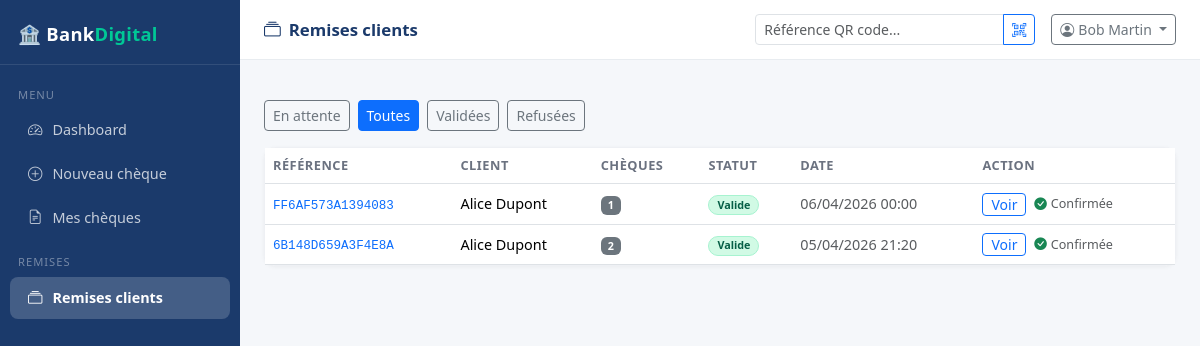
/caissier/remises?statut=tous (signed in), run on the app's committed database.
### app/models.py (models this page shows, shortened)
class Remise(db.Model):
    __tablename__ = "remises"
    id = db.Column(db.Integer, primary_key=True)
    reference = db.Column(db.String(50), unique=True, nullable=False)
    client_id = db.Column(db.Integer, db.ForeignKey("utilisateurs.id"), nullable=False)
    compte_id = db.Column(db.Integer, db.ForeignKey("comptes.id"))
    qr_code_path = db.Column(db.String(255))
    bordereau_path = db.Column(db.String(255))     # PDF bordereau généré
    statut = db.Column(db.Enum(StatutEnum), default=StatutEnum.en_attente)
    caissier_id = db.Column(db.Integer, db.ForeignKey("utilisateurs.id"))
    gestionnaire_id = db.Column(db.Integer, db.ForeignKey("utilisateurs.id"))
    commentaire = db.Column(db.Text)
    signature_gestionnaire = db.Column(db.String(255))  # path signature
    created_at = db.Column(db.DateTime, default=datetime.utcnow)
    updated_at = db.Column(db.DateTime, onupdate=datetime.utcnow)
    details = db.relationship("DetailRemise", backref="remise", lazy=True, cascade="all, delete-orphan")
    client = db.relationship("Utilisateur", foreign_keys=[client_id])
    compte = db.relationship("Compte", foreign_keys=[compte_id])

class Utilisateur(db.Model):
    __tablename__ = "utilisateurs"
    id = db.Column(db.Integer, primary_key=True)
    nom = db.Column(db.String(100), nullable=False)
    prenom = db.Column(db.String(100), nullable=False)
    email = db.Column(db.String(150), unique=True, nullable=False)
    telephone = db.Column(db.String(20), unique=True)
    password_hash = db.Column(db.String(255), nullable=False)
    role = db.Column(db.Enum(RoleEnum), default=RoleEnum.client, nullable=False)
    signature_path = db.Column(db.String(255))   # signature digitale
    otp_secret = db.Column(db.String(32))
    actif = db.Column(db.Boolean, default=True)
    created_at = db.Column(db.DateTime, default=datetime.utcnow)
    comptes = db.relationship("Compte", backref="proprietaire", lazy=True)
    logs = db.relationship("Log", backref="utilisateur", lazy=True)

### app/web/caissier.py (the view)
@caissier_bp.route("/remises")
@login_required_web(roles=["caissier"])
def remises():
    statut = request.args.get("statut", "en_attente")
    q = Remise.query
    if statut != "tous":
        q = q.filter_by(statut=StatutEnum[statut])
    liste = q.order_by(Remise.created_at.desc()).all()
    return render_template("caissier/remises.html", remises=liste, statut_filtre=statut)

### app/templates/caissier/remises.html (shortened to what this page needs)
{% extends "base.html" %}
{% block page_title %}<i class="bi bi-collection me-2"></i>Remises clients{% endblock %}
{% block sidebar %}
<div class="sidebar">
  <div class="brand">🏦 Bank<span>Digital</span></div>
  <nav class="mt-2">
    <div class="nav-section">Menu</div>
    <a href="{{ url_for('caissier.dashboard') }}"><i class="bi bi-speedometer2"></i>Dashboard</a>
    <a href="{{ url_for('caissier.nouveau_cheque') }}"><i class="bi bi-plus-circle"></i>Nouveau chèque</a>
    <a href="{{ url_for('caissier.cheques') }}"><i class="bi bi-file-earmark-text"></i>Mes chèques</a>
    <div class="nav-section">Remises</div>
    <a href="{{ url_for('caissier.remises') }}" class="active"><i class="bi bi-collection"></i>Remises clients</a>
  </nav>
</div>
{% endblock %}
{% block topbar_extra %}
<div class="input-group input-group-sm" style="width:280px">
  <input type="text" id="qrSearch" class="form-control" placeholder="Référence QR code...">
  <button class="btn btn-outline-primary" onclick="searchQR()"><i class="bi bi-qr-code-scan"></i></button>
</div>
{% endblock %}
{% block content %}
<div class="d-flex gap-2 mb-3 flex-wrap">
  {% for s, label in [('en_attente','En attente'), ('tous','Toutes'), ('valide','Validées'), ('refuse','Refusées')] %}
  <a href="?statut={{ s }}" class="btn btn-sm {{ 'btn-primary' if statut_filtre == s else 'btn-outline-secondary' }}">{{ label }}</a>
  {% endfor %}
</div>
<div class="card">
  <div class="table-responsive">
    <table class="table table-hover mb-0">
      <thead>
        <tr><th>Référence</th><th>Client</th><th>Chèques</th><th>Statut</th><th>Date</th><th>Action</th></tr>
      </thead>
      <tbody>
        {% for r in remises %}
        <tr>
          <td><code class="text-primary">{{ r.reference }}</code></td>
          <td>{{ r.client.prenom }} {{ r.client.nom }}</td>
          <td><span class="badge bg-secondary">{{ r.details|length }}</span></td>
          <td><span class="badge badge-{{ r.statut.value }} rounded-pill px-2">{{ r.statut.value.replace('_',' ').title() }}</span></td>
          <td class="text-muted small">{{ r.created_at.strftime('%d/%m/%Y %H:%M') }}</td>
          <td>
            <a href="{{ url_for('caissier.detail_remise', remise_id=r.id) }}" class="btn btn-sm btn-outline-primary py-0 px-2 me-1">Voir</a>
            {% if r.statut.value == 'en_attente' and not r.caissier_id %}
            <form method="POST" action="{{ url_for('caissier.confirmer_remise', remise_id=r.id) }}" class="d-inline"
                  onsubmit="return confirm('Confirmer la réception physique de cette remise ?')">
              <button class="btn btn-sm btn-success py-0 px-2">
                <i class="bi bi-check2 me-1"></i>Confirmer dépôt
              </button>
            </form>
            {% elif r.caissier_id %}
            <span class="text-muted small"><i class="bi bi-check-circle-fill text-success me-1"></i>Confirmée</span>
            {% endif %}
          </td>
        </tr>
        {% else %}
        <tr><td colspan="6" class="text-center text-muted py-5">Aucune remise</td></tr>
        {% endfor %}
      </tbody>
    </table>
  </div>
</div>
{% endblock %}

### app/templates/base.html (style rules this page uses)
:root { --primary: #1B3A6B; --primary-light: #2D5FA6; --accent: #00C896; --bg: #F5F7FA; --sidebar-w: 240px; }
body { background: var(--bg); font-family: 'Segoe UI', sans-serif; }
.sidebar { width: var(--sidebar-w); min-width: var(--sidebar-w); min-height: 100vh; background: var(--primary); position: sticky; top: 0; height: 100vh; overflow-y: auto; }
.sidebar .brand { padding: 20px 18px 16px; font-size: 1.15rem; font-weight: 700; color: #fff; border-bottom: 1px solid rgba(255,255,255,.1); letter-spacing: .3px; }
.sidebar .brand span { color: var(--accent); }
.sidebar nav a { display: flex; align-items: center; gap: 10px; color: rgba(255,255,255,.75); text-decoration: none; padding: 10px 18px; border-radius: 8px; margin: 2px 10px; font-size: .9rem; transition: all .15s; }
.sidebar nav a.active { background: rgba(255,255,255,.18); color: #fff; font-weight: 600; }
.sidebar nav .nav-section { font-size: .7rem; text-transform: uppercase; letter-spacing: 1px; color: rgba(255,255,255,.4); padding: 14px 18px 4px; }
.card { border: 1px solid #eef0f4; border-radius: 12px; box-shadow: 0 1px 4px rgba(0,0,0,.05); }
.badge-valide { background: #D1FAE5; color: #065F46; border: 1px solid #A7F3D0; }
.table th { font-size: .8rem; text-transform: uppercase; letter-spacing: .5px; color: #6B7280; font-weight: 600; }
.table td { vertical-align: middle; font-size: .9rem; }

### data on the page
Remise: reference "FF6AF573A1394083", client.prenom "Alice", client.nom "Dupont", details|length "1", statut.value.replace "Valide", created_at "06/04/2026 00:00", shows "Confirmée"
Remise: reference "6B148D659A3F4E8A", client.prenom "Alice", client.nom "Dupont", details|length "2", statut.value.replace "Valide", created_at "05/04/2026 21:20", shows "Confirmée"

### other printed values
{{ session.get('user_nom', 'Utilisateur') }} "Bob Martin"
{{ label }} "En attente" "Toutes" "Validées" "Refusées"
